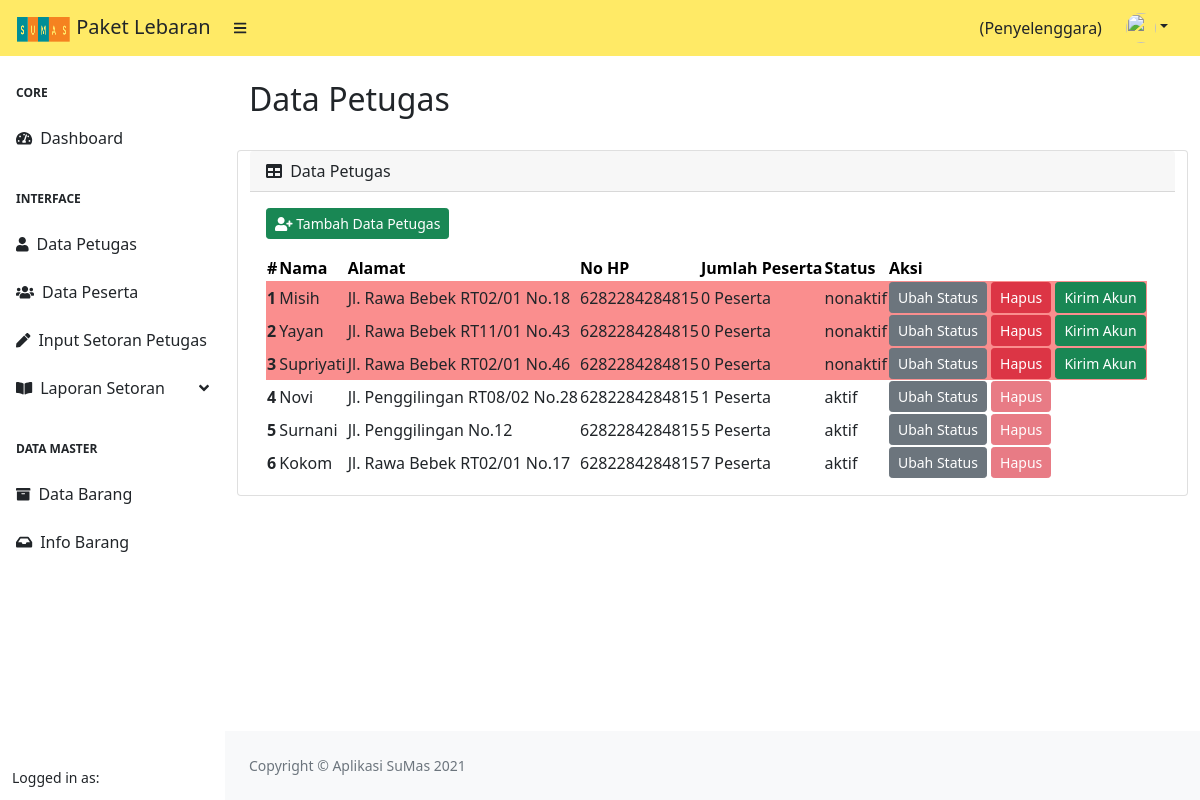
Page /index.php/penyelenggara/data_petugas on the committed database.
### tables this page shows
CREATE TABLE `petugas` (
  `id` int(11) NOT NULL,
  `nama_lengkap` varchar(225) NOT NULL,
  `alamat` varchar(225) NOT NULL,
  `no_hp` varchar(20) NOT NULL,
  `username` varchar(255) NOT NULL,
  `image` varchar(225) NOT NULL,
  `password` varchar(255) NOT NULL,
  `status` varchar(10) NOT NULL,
  `id_penyelenggara` int(11) NOT NULL,
  `created_at` datetime DEFAULT NULL
);

### application/controllers/Penyelenggara.php (called while the page is built, shortened)
<?php
class Penyelenggara extends CI_Controller
{
    public function __construct()
    {
        $this->load->model('M_DataMaster');
        $this->load->model('M_Penyelenggara');
        $this->load->library('form_validation');
    }
    public function data_petugas()
    {
        $data['title'] = 'Data Petugas';
        $data['user'] = $this->db->get_where('penyelenggara', ['username' => $this->session->userdata('username')])->row_array();
        $data['rows'] = $this->M_Penyelenggara->getJumlahPeserta()->result();
        $data['rows2'] = $this->M_Penyelenggara->getTotalBayarPetugas()->result();
        $this->load->view('templates/header', $data);
        $this->load->view('templates/sidebar_penyelenggara', $data);
        $this->load->view('penyelenggara/data_petugas', $data);
        $this->load->view('templates/footer');
    }
}

### index.php (called while the page is built, shortened)
<?php
require_once BASEPATH.'core/CodeIgniter.php';

### application/models/M_Penyelenggara.php (called while the page is built, shortened)
<?php
class M_Penyelenggara extends CI_Model
{
    public function getTotalBayarPetugas()
    {
        $this->db->select('petugas.*, SUM(pembayaran_bulanan.nominal) AS jumlah_bayar');
        $this->db->from('petugas');
        $this->db->join('pembayaran_bulanan', 'petugas.id = pembayaran_bulanan.id_petugas', 'left');
        $this->db->order_by('petugas.created_at', 'desc');
        $this->db->group_by('petugas.id');
        return $this->db->get();
    }
    public function getJumlahPeserta()
    {
        $this->db->select('petugas.*, COUNT(user.id_petugas) AS jumlah_peserta');
        $this->db->from('petugas');
        $this->db->join('user', 'petugas.id = user.id_petugas', 'left');
        $this->db->order_by('petugas.created_at', 'desc');
        $this->db->group_by('petugas.id');
        return $this->db->get();
    }
}

### application/views/penyelenggara/data_petugas.php (the view, shortened to what this page needs)
<div id="layoutSidenav_content">
    <main>
        <div class="container-fluid px-4">
            <h2 class="mt-4"><?= $title;  ?></h2>
            <div class="row">
                <div class="card mb-4">
                    <div class="card-header">
                        <i class="fas fa-table me-1"></i>
                        Data Petugas
                    </div>
                    <div class="card-body">
                        <a href="" class="btn btn-success btn-sm mb-3" data-bs-toggle="modal" data-bs-target="#inputPetugas"> <i class="fas fa-user-plus"></i> Tambah Data Petugas</a>
                        <table id="datatablesSimple">
                            <thead>
                                <tr class="table-warning">
                                    <th>#</th>
                                    <th>Nama</th>
                                    <th>Alamat</th>
                                    <th>No HP</th>
                                    <th>Jumlah Peserta</th>
                                    <th>Status</th>
                                    <th>Aksi</th>
                                </tr>
                            </thead>
                            <tbody>
                                <?php
                                $count = 0;
                                foreach ($rows as $row) :
                                    $count = $count + 1;
                                ?>
                                    <?php if ($row->status == 'nonaktif') : ?>
                                        <tr style="background-color: #fa8e8e;">
                                        <?php else : ?>
                                        <tr>
                                        <?php endif; ?>
                                        <th scope=" row"><?= $count ?></th>
                                        <td><?= $row->nama_lengkap ?></td>
                                        <td><?= $row->alamat ?></td>
                                        <td><?= $row->no_hp ?></td>
                                        <td><?= $row->jumlah_peserta; ?> Peserta</td>
                                        <td><?= $row->status ?></td>
                                        <td>
                                            <?php if ($row->status == 'aktif') : ?>
                                                <a href="" class="btn btn-secondary btn-sm" data-bs-toggle="modal" data-bs-target="#nonaktif<?= $row->id; ?>"> Ubah Status</a>
                                                <button class="btn btn-danger btn-sm" data-placement="top" title="status peserta aktif" disabled> Hapus</button>
                                            <?php else : ?>
                                                <a href="" class="btn btn-secondary btn-sm" data-bs-toggle="modal" data-bs-target="#aktif<?= $row->id; ?>"> Ubah Status</a>
                                                <a href="" class="btn btn-danger btn-sm" data-bs-toggle="modal" data-bs-target="#hapus<?= $row->id; ?>"> Hapus</a>
                                                <a href="" class="btn btn-success btn-sm" data-bs-toggle="modal" data-bs-target="#kirim<?= $row->id; ?>"> Kirim Akun</a>
                                            <?php endif; ?>
                                        </td>
                                        </tr>
                                    <?php endforeach; ?>
                            </tbody>
                        </table>
                    </div>
                </div>
            </div>
        </div>
    </main>

### rows in the picture
petugas: nama_lengkap "Misih", alamat "Jl. Rawa Bebek RT02/01 No.18", no_hp "6282284284815", jumlah_peserta "0", status "nonaktif"
petugas: nama_lengkap "Yayan", alamat "Jl. Rawa Bebek RT11/01 No.43", no_hp "6282284284815", jumlah_peserta "0", status "nonaktif"
petugas: nama_lengkap "Supriyati", alamat "Jl. Rawa Bebek RT02/01 No.46", no_hp "6282284284815", jumlah_peserta "0", status "nonaktif"
petugas: nama_lengkap "Novi", alamat "Jl. Penggilingan RT08/02 No.28", no_hp "6282284284815", jumlah_peserta "1", status "aktif"
petugas: nama_lengkap "Surnani", alamat "Jl. Penggilingan No.12", no_hp "6282284284815", jumlah_peserta "5", status "aktif"
petugas: nama_lengkap "Kokom", alamat "Jl. Rawa Bebek RT02/01 No.17", no_hp "6282284284815", jumlah_peserta "7", status "aktif"

### other values in the picture
$title "Data Petugas"
